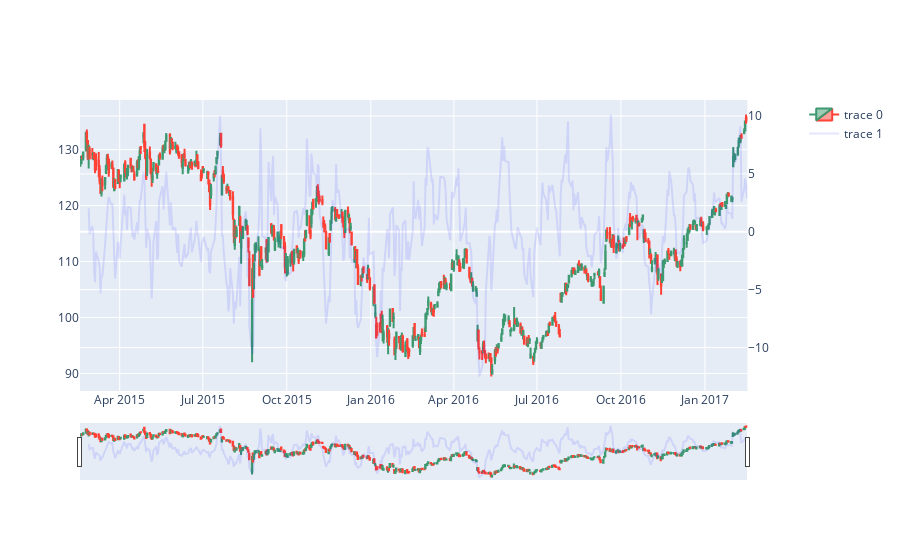

The code cell stored with this chart in its notebook:
### Code cell
df['%_chg_Close'] = df['AAPL.Close'].pct_change(periods=7)*100

fig = go.Figure()
fig = make_subplots(specs=[[{"secondary_y": True}]])

fig.add_trace(
    go.Candlestick(x=df['Date'], 
        open=df['AAPL.Open'], 
        high=df['AAPL.High'], 
        low=df['AAPL.Low'], 
        close=df['AAPL.Close']), 
    secondary_y=False
)
fig.add_trace(
    go.Scatter(x=df['Date'], y=df['%_chg_Close'], mode='lines', opacity=0.1, marker_color='blue'), 
    secondary_y=True
)
fig.show()

### Figure 1 — Plotly figure (JSON) as saved in the notebook; plotly's stock layout.template omitted (floating-point values rounded to 4 significant figures; data arrays with more than 128 entries replaced by an {"elided": "..."} marker saying what was removed)
{"data": [{"close": {"elided": "506 float values"}, "high": {"elided": "506 float values"}, "low": {"elided": "506 float values"}, "open": {"elided": "506 float values"}, "type": "candlestick", "x": {"elided": "506 str values"}, "xaxis": "x", "yaxis": "y"}, {"marker": {"color": "blue"}, "mode": "lines", "opacity": 0.1, "type": "scatter", "x": {"elided": "506 str values"}, "xaxis": "x", "y": {"elided": "506 float values"}, "yaxis": "y2"}], "layout": {"xaxis": {"anchor": "y", "domain": [0, 0.94]}, "yaxis": {"anchor": "x", "domain": [0, 1]}, "yaxis2": {"anchor": "x", "overlaying": "y", "side": "right"}}}
